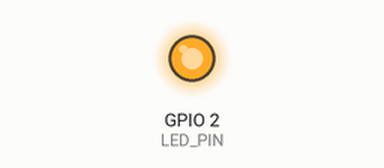
This sketch was run on a simulated ESP8266 (Wemos D1 mini). Shown: output pins drawn as LEDs (lit = HIGH). WiFi joins after 1.5 s; servers stay silent unless stated; random numbers use the default seed unless the sketch sets one; no MQTT or app messages arrive unless stated. At 5.2 s the program puts the board to deep sleep or switches it off; the recording ends there.

Above: at 0.1 s.
At 2.1 s:
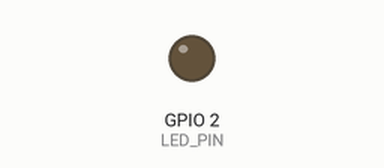
Timing chart, 0 to 5.2 s (numbered marks = the images above):
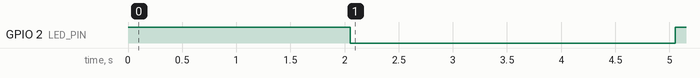

The sketch:

test_mqtt.ino
```cpp
#include <ESP8266WiFi.h>
#include <PubSubClient.h>

// ---------------- WIFI ----------------
#define wifi_ssid "ssid_de_votre_wifi"
#define wifi_password "mdp_de_votre_wifi"

// ---------------- MQTT ----------------
#define mqtt_server "192.168.1.XX"
#define mqtt_user "login_mqtt"
#define mqtt_password "mdp_mqtt"

#define MQTT_PORT 1883

// ---------------- CONFIGURATION ----------------
const char* mqtt_topic = "winky/linky/power";

const uint8_t WIFI_MAX_TENTATIVES = 15;
const uint16_t WIFI_ATTENTE_MS = 1000;

const uint8_t MQTT_MAX_TENTATIVES = 15;
const uint16_t MQTT_ATTENTE_MS = 1000;

const uint32_t SOMMEIL_ECHEC_US = 30000000UL; // 30 secondes
const uint32_t SOMMEIL_NORMAL_US = 55000000UL; // 55 secondes

// LED intégrée
#define LED_PIN LED_BUILTIN

WiFiClient espClient;
PubSubClient client(espClient);


// ---------------- DEEP SLEEP ----------------
void goToSleep(uint32_t duration) {

  // LED éteinte
  digitalWrite(LED_PIN, HIGH);

  // Déconnexion MQTT
  if (client.connected()) {
    client.disconnect();
  }

  // Arrêt du Wi-Fi
  WiFi.disconnect(true);
  WiFi.mode(WIFI_OFF);

  delay(100);

  // Mise en sommeil
  ESP.deepSleep(duration);
}


// ---------------- CONNEXION WIFI ----------------
bool connectWifi() {

  WiFi.persistent(false);
  WiFi.setAutoConnect(false);
  WiFi.setAutoReconnect(false);
  WiFi.setOutputPower(10);
  WiFi.mode(WIFI_STA);

  WiFi.begin(wifi_ssid, wifi_password);

  uint8_t timeout = 0;

  while (WiFi.status() != WL_CONNECTED &&
         timeout < WIFI_MAX_TENTATIVES) {

    delay(WIFI_ATTENTE_MS);
    timeout++;
  }

  return WiFi.status() == WL_CONNECTED;
}


// ---------------- CONNEXION MQTT ----------------
bool connectMQTT() {

  client.setServer(mqtt_server, MQTT_PORT);

  // Identifiant unique basé sur le chip ID
  String clientID = "Wemos-";
  clientID += String(ESP.getChipId(), HEX);

  uint8_t tentatives = 0;

  while (!client.connected() &&
         tentatives < MQTT_MAX_TENTATIVES) {

    if (client.connect(
          clientID.c_str(),
          mqtt_user,
          mqtt_password)) {

      return true;
    }

    tentatives++;
    delay(MQTT_ATTENTE_MS);
  }

  return client.connected();
}


// ---------------- GENERATION PUISSANCE ----------------
int generatePower() {

  // Initialisation du générateur aléatoire
  randomSeed(ESP.getCycleCount() ^ micros() ^ ESP.getChipId());

  // Puissance aléatoire entre 100 et 3000 VA
  return random(100, 3001);
}


// ---------------- SETUP ----------------
void setup() {

  // LED éteinte au démarrage
  pinMode(LED_PIN, OUTPUT);
  digitalWrite(LED_PIN, HIGH);

  // Génération de la puissance apparente
  int PAPP = generatePower();

  // Connexion Wi-Fi
  if (!connectWifi()) {
    goToSleep(SOMMEIL_ECHEC_US);
    return;
  }

  // Connexion MQTT
  if (!connectMQTT()) {
    goToSleep(SOMMEIL_ECHEC_US);
    return;
  }

  // Conversion de la puissance en texte
  char payload[12];
  snprintf(payload, sizeof(payload), "%d", PAPP);

  // Publication MQTT avec conservation de la dernière valeur
  bool publicationOK = client.publish(
    mqtt_topic,
    payload,
    true
  );

  // Si publication réussie
  if (publicationOK) {

    // LED allumée pendant 3 secondes
    digitalWrite(LED_PIN, LOW);
    delay(3000);

    digitalWrite(LED_PIN, HIGH);
  }

  // Déconnexion et Deep Sleep
  goToSleep(SOMMEIL_NORMAL_US);
}


// ---------------- LOOP ----------------
void loop() {
  // Inutilisé : tout est exécuté dans setup()
}
```

Measured:
- by itself, GPIO 2 (LED_PIN): LOW → HIGH at 0.00 s, → LOW 2.1 s later, → HIGH 3.0 s later
